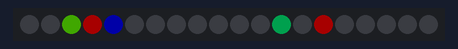
A program run on a simulated Raspberry Pi Pico running MicroPython. Parts: 20 RGB LEDs in strip order, left to right. Dim RGB values are drawn brighter than linear; random numbers come from a fixed seed; library files of the repository ran but are not shown: neopixel.py.

Above: at 0.1 s.
At 4.6 s:
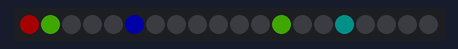
At 9.6 s:
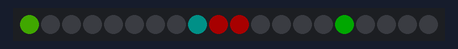
At 19.2 s:
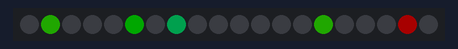
At 29.3 s:
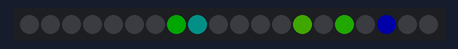
At 39.3 s:
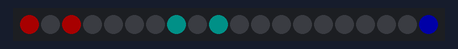

Measured:
- what the display in image 0 shows lasts 0.5 s, from 0.0 s to 0.5 s

The program:

main.py
```python
# Alumno: Gutierrez Vizcarra Daniel 19210503
# Circuito que da uso a los componentes de switch, ruleta y pantalla de neon.

from neopixel import Neopixel
import utime
import random

numpix = 20
strip = Neopixel(numpix, 0, 28, "RGB")
red = (255, 0, 0)
orange = (255, 50, 0)
yellow = (255, 100, 0)
green = (0, 255, 0)
blue = (0, 0, 255)
indigo = (100, 0, 90)
violet = (200, 0, 100)
colors_rgb = [red, orange, yellow, green, blue, indigo, violet]

delay = 0.5
strip.brightness(42)
blank = (0,0,0)


while True:
    strip.set_pixel(random.randint(0, numpix-1), colors_rgb[random.randint(0, len(colors_rgb)-1)])
    strip.set_pixel(random.randint(0, numpix-1), colors_rgb[random.randint(0, len(colors_rgb)-1)])
    strip.set_pixel(random.randint(0, numpix-1), colors_rgb[random.randint(0, len(colors_rgb)-1)])
    strip.set_pixel(random.randint(0, numpix-1), colors_rgb[random.randint(0, len(colors_rgb)-1)])
    strip.set_pixel(random.randint(0, numpix-1), colors_rgb[random.randint(0, len(colors_rgb)-1)])
    strip.show()
    utime.sleep(delay)
    strip.fill((0,0,0))
```
